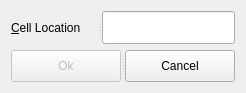
<?xml version="1.0" encoding="UTF-8"?>
<ui version="4.0">
 <class>gotocelldialog</class>
 <widget class="QDialog" name="gotocelldialog">
  <property name="geometry">
   <rect>
    <x>0</x>
    <y>0</y>
    <width>246</width>
    <height>93</height>
   </rect>
  </property>
  <property name="windowTitle">
   <string>Go to Cell</string>
  </property>
  <layout class="QVBoxLayout" name="verticalLayout">
   <item>
    <widget class="QSplitter" name="splitter_2">
     <property name="orientation">
      <enum>Qt::Horizontal</enum>
     </property>
     <widget class="QLabel" name="label">
      <property name="text">
       <string>&amp;Cell Location</string>
      </property>
      <property name="buddy">
       <cstring>lineEdit</cstring>
      </property>
     </widget>
     <widget class="QLineEdit" name="lineEdit"/>
    </widget>
   </item>
   <item>
    <widget class="QSplitter" name="splitter">
     <property name="orientation">
      <enum>Qt::Horizontal</enum>
     </property>
     <widget class="QPushButton" name="okButton">
      <property name="enabled">
       <bool>false</bool>
      </property>
      <property name="text">
       <string>Ok</string>
      </property>
     </widget>
     <widget class="QPushButton" name="cancelButton">
      <property name="text">
       <string>Cancel</string>
      </property>
     </widget>
    </widget>
   </item>
  </layout>
 </widget>
 <layoutdefault spacing="6" margin="11"/>
 <resources/>
 <connections/>
</ui>
